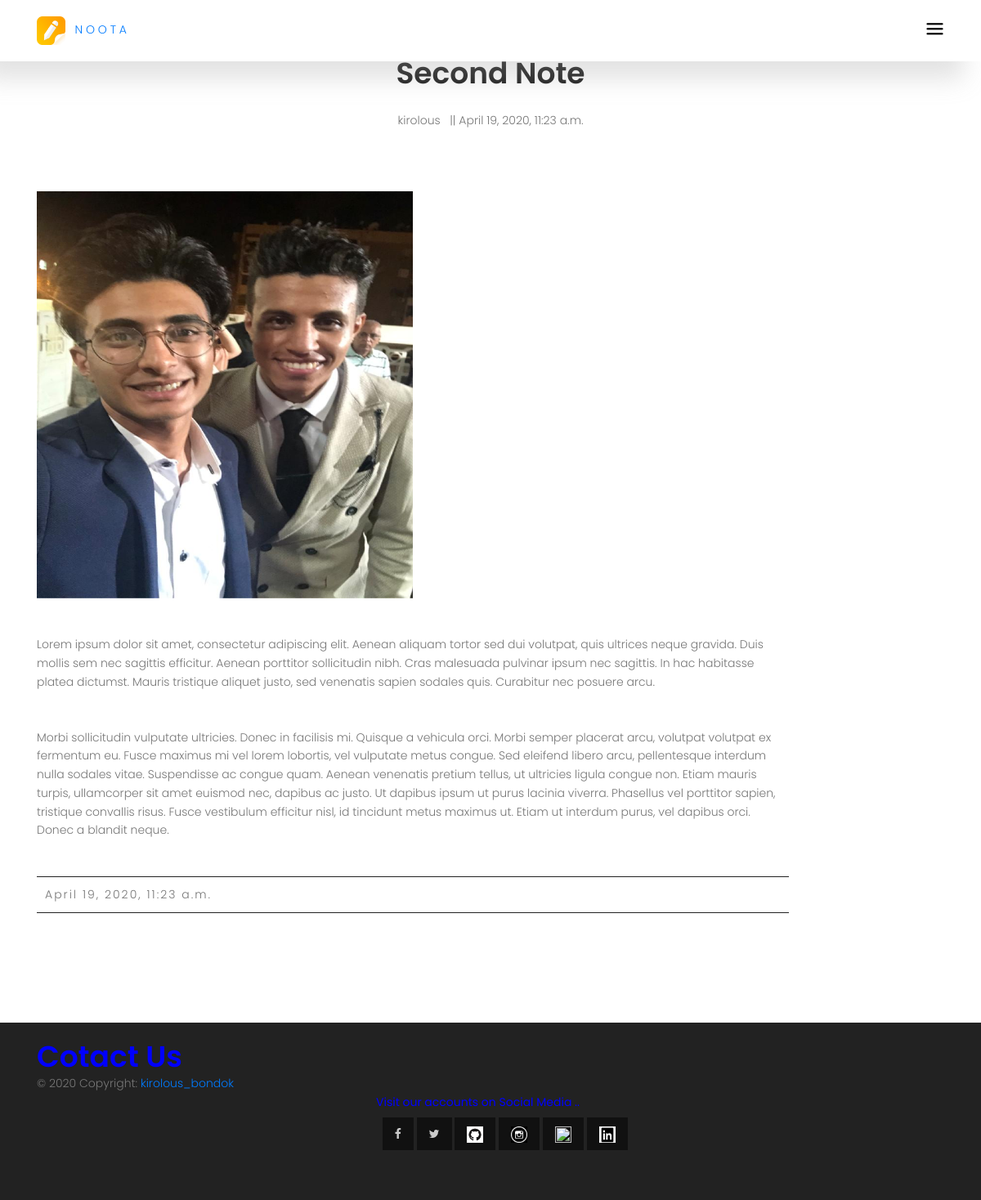
Page /second-note/ (signed in) on the committed database.
### notes_app/models.py (models this page shows, shortened)
class Note(models.Model):
    user    = models.ForeignKey(User,on_delete=models.CASCADE)
    title   = models.CharField(max_length=30)
    slug    = models.SlugField(null=True ,blank=True)
    content = RichTextField()
    created = models.DateTimeField(blank=True,default=datetime.datetime.now)
    active  = models.BooleanField(default=True)
    tags    = models.CharField(max_length=100)
    img = models.ImageField(upload_to=" notes-img")
    def __str__(self):
        return self.title

### home/views.py (the view)
# urls.py: url(r'^(?P<slug>[-\w]+)/$' , views.notedetails , name='notedetails'),
def notedetails(request,slug):
        user = request.user
        profile = get_object_or_404(Profile , user= user)
        note = Note.objects.get(slug=slug)
        context ={
            'note':note ,
            'profile' : profile ,
        }
        return render(request , 'note_details.html', context)

### home/templates/note_details.html
{% extends "base.html" %}
{% load static %}
{% block body %}
    <section class="blog-area section-gap">
      <div class="container">
        <div class="row justify-content-center">
          <div class="col-md-8 pb-30 header-text">
            <h1>{{note}}</h1>
            <p>
              {{note.user.username}} &nbsp; || {{note.created}}
            </p>
          </div>
        </div>
        <div class="row">
          <div class="single-blog col-lg-10 col-md-10">
            {% if note.img %}
            <img class="f-img img-fluid mx-auto" src="{{note.img.url}}" style="width:50%; height:50%">
            {% else %}
            <img class="f-img img-fluid mx-auto" src="{% static 'home_static/img/no-image.jpg' %}" style="width:50%; height:50%;">
            {% endif %}
            <p>
              {{note.content | safe}}
            </p>
            <div class="bottom d-flex justify-content-between align-items-center flex-wrap">
              <div class="meta">
                <span style="letter-spacing: 2px">{{note.created}}</span>
              </div>
            </div>
          </div>
        </div>
      </div>
    </section>
{% endblock %}

### static/home_static/css/main.css (style rules this page uses)
body { color: #777777; font-family: "Poppins", sans-serif; font-size: 14px; font-weight: 300; line-height: 1.625em; position: relative; }
h1, h2, h3, h4, h5, h6 { font-family: "Poppins", sans-serif; color: #222222; line-height: 1.2em !important; margin-bottom: 0; margin-top: 0; font-weight: 600; }
h1, .h1 { font-size: 36px; }
.pb-30 { padding-bottom: 30px; }
.flex-wrap { -webkit-flex-wrap: wrap; -moz-flex-wrap: wrap; -ms-flex-wrap: wrap; flex-wrap: wrap; }
h1 { font-size: 36px; }
h1, h2, h3, h4, h5, h6 { line-height: 1.5em; }
body { position: relative; }
.section-gap { padding: 20px 0; }
.blog-area h1 { text-align: center; margin-bottom: 25px; font-weight: 600; text-transform: capitalize; }
.blog-area p { margin-bottom: 45px; text-align: center; }
.single-blog p { text-align: left; margin-top: 15px; }
.single-blog .bottom { padding: 10px 0; border-top: 1px solid #222; border-bottom: 1px solid #222; }
.single-blog .bottom span { margin-left: 10px; }
.single-blog .f-img { -webkit-transition: all 0.3s ease 0s; -moz-transition: all 0.3s ease 0s; -o-transition: all 0.3s ease 0s; transition: all 0.3s ease 0s; }
p { color: #777; }

### rows in the picture
Note: title "Second Note", user.username "kirolous", created "April 19, 2020, 11:23 a.m.", img (picture), content "Lorem ipsum dolor sit amet, consectetur adipiscing elit. Aenean aliquam tortor sed dui volutpat, quis ultrices neque gravida. Duis mollis sem nec sagittis efficitur. Aenean porttitor sollicitudin nibh. Cras malesuada pulvinar ipsum nec sagittis. In hac habitasse platea dictumst. Mauris tristique aliquet justo, sed venenatis sapien sodales quis. Curabitur nec posuere arcu. Morbi sollicitudin vulputate ultricies. Donec in facilisis mi. Quisque a vehicula orci. Morbi semper placerat arcu, volutpat volutpat ex fermentum eu. Fusce maximus mi vel lorem lobortis, vel vulputate metus congue. Sed eleifend libero arcu, pellentesque interdum nulla sodales vitae. Suspendisse ac congue quam. Aenean…"
